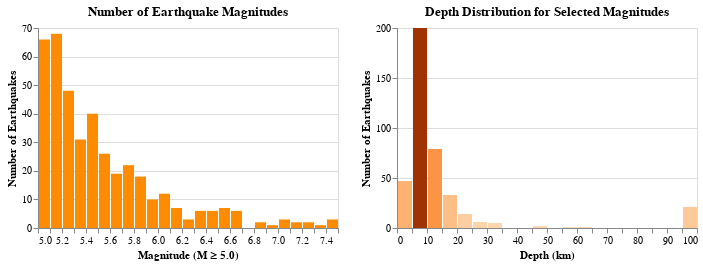

Write notebook code for a chart like this one.
### Markdown cell above
### Visualization 1

### Code cell
brush = alt.selection_interval(encodings=["x"])

hist_mag = (
    alt.Chart(df_depth)
    .add_params(brush)
    .mark_bar(color="darkorange")
    .encode(
        x=alt.X(
            "magnitude:Q",
            bin=alt.Bin(step=0.1),
            title="Magnitude (M ≥ 5.0)",
        ),
        y=alt.Y("count():Q", title="Number of Earthquakes"),
        tooltip=[
            alt.Tooltip("magnitude:Q", bin=alt.Bin(step=0.1), title="Magnitude Range"),
            alt.Tooltip("count():Q", title="# of Earthquakes"),
        ],
    )
    .properties(title="Number of Earthquake Magnitudes", width=300, height=200)
)

hist_depth = (
    alt.Chart(df_depth)
    .transform_filter(brush)
    .mark_bar()
    .encode(
        x=alt.X("depth:Q", bin=alt.Bin(maxbins=30), title="Depth (km)"),
        y=alt.Y("count():Q", title="Number of Earthquakes"),
        color=alt.Color("count():Q", scale=alt.Scale(scheme="oranges")).legend(None),
        tooltip=[
            alt.Tooltip("depth:Q", bin=alt.Bin(maxbins=30), title="Depth Range (km)"),
            alt.Tooltip("count():Q", title="# of Earthquakes"),
        ],
    )
    .properties(
        width=300, height=200, title="Depth Distribution for Selected Magnitudes"
    )
)


hist_mag | hist_depth

### Figure 1 — Vega-Lite specification as saved in the notebook (floating-point values rounded to 4 significant figures; data arrays with more than 128 entries replaced by an {"elided": "..."} marker saying what was removed)
{"config": {"view": {"continuousWidth": 300, "continuousHeight": 300}}, "hconcat": [{"mark": {"type": "bar", "color": "darkorange"}, "encoding": {"tooltip": [{"bin": {"step": 0.1}, "field": "magnitude", "title": "Magnitude Range", "type": "quantitative"}, {"aggregate": "count", "title": "# of Earthquakes", "type": "quantitative"}], "x": {"bin": {"step": 0.1}, "field": "magnitude", "title": "Magnitude (M ≥ 5.0)", "type": "quantitative"}, "y": {"aggregate": "count", "title": "Number of Earthquakes", "type": "quantitative"}}, "height": 200, "name": "view_1", "title": "Number of Earthquake Magnitudes", "width": 300}, {"mark": {"type": "bar"}, "encoding": {"color": {"aggregate": "count", "legend": null, "scale": {"scheme": "oranges"}, "type": "quantitative"}, "tooltip": [{"bin": {"maxbins": 30}, "field": "depth", "title": "Depth Range (km)", "type": "quantitative"}, {"aggregate": "count", "title": "# of Earthquakes", "type": "quantitative"}], "x": {"bin": {"maxbins": 30}, "field": "depth", "title": "Depth (km)", "type": "quantitative"}, "y": {"aggregate": "count", "title": "Number of Earthquakes", "type": "quantitative"}}, "height": 200, "title": "Depth Distribution for Selected Magnitudes", "transform": [{"filter": {"param": "param_1"}}], "width": 300}], "data": {"name": "data-fd8036aca0ecdbbbfe53677ca12e5179"}, "params": [{"name": "param_1", "select": {"type": "interval", "encodings": ["x"]}, "views": ["view_1"]}], "$schema": "https://vega.github.io/schema/vega-lite/v5.20.1.json", "datasets": {"data-fd8036aca0ecdbbbfe53677ca12e5179": {"elided": "409 records"}}}
